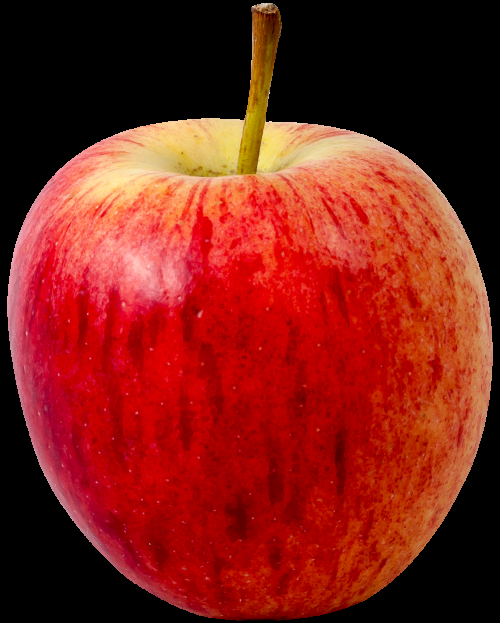
#> input picture apple2.png, 500 x 623 px
$ python opencvtest.py
#> lines starting #> are read from the running program, lines starting #| are printed output that depends on the picture; after the words box and inside, x2 and y2 are one past the last pixel; in counts of white or black regions, pixels touching at a corner belong together
import cv2
import colorsys

class Chunk:
    def __init__(self, position, color):
        self.position = position
        self.y = position[0]
        self.x = position[1]
        self.color = color

def showImg(img):
    cv2.imshow("Test", img)
    cv2.waitKey(0)
    cv2.destroyAllWindows()

def drawRow(img, unitSize, row, height):
    y = unitSize * row
    cv2.line(img, (y, 0), (y, height), (255,255,255))

def drawCol(img, unitSize, col, width):
    x = unitSize * col
    cv2.line(img, (0, x), (width, x), (255,255,255))

def debugDraw(mosaicWidth, mosaicHeight):
    for i in range(mosaicWidth):
        drawRow(resized, mosaicUnitSize, i, resizeHeight)

    for i in range(mosaicHeight):
        drawCol(resized, mosaicUnitSize, i, resizeWidth)
    return resized

def getUnit(img, unitSize, r, c):
    x1 = c * unitSize
    x2 = x1 + unitSize
    y1 = r * unitSize
    y2 = y1 + unitSize
    unit = img[x1:x2, y1:y2]
    return unit

def averageColor(img):
    h = img.shape[0]
    w = img.shape[1]
    avgRed = 0
    avgGreen = 0
    avgBlue = 0

    for i in range(h):
        for j in range(w):
            avgRed += img[i,j][0]
            avgGreen += img[i,j][1]
            avgBlue += img[i,j][2]

    avgRed /= h*w
    avgGreen /= h*w
    avgBlue /= h*w

    return [avgRed, avgGreen, avgBlue]

try:
    img = cv2.imread("apple2.png", cv2.IMREAD_COLOR)
#> img is the input picture: shape (623, 500, 3); mean B, G, R 22.9, 31.8, 125.6
except:
    print("Can't find that file")
    exit()

mosaicUnitSize = 70

height = img.shape[0]
#> height = 623
width = img.shape[1]
#> width = 500

resizeHeight = height - height%mosaicUnitSize
#> resizeHeight = 560
resizeWidth = width - width%mosaicUnitSize
#> resizeWidth = 490

mosaicHeight = resizeHeight // mosaicUnitSize
#> mosaicHeight = 8
mosaicWidth = resizeWidth // mosaicUnitSize
#> mosaicWidth = 7

print(resizeHeight)
#| 560
print(resizeWidth)
#| 490

print(mosaicHeight)
#| 8
print(mosaicWidth)
#| 7

resized = cv2.resize(img, (resizeWidth, resizeHeight), interpolation=cv2.INTER_LINEAR)
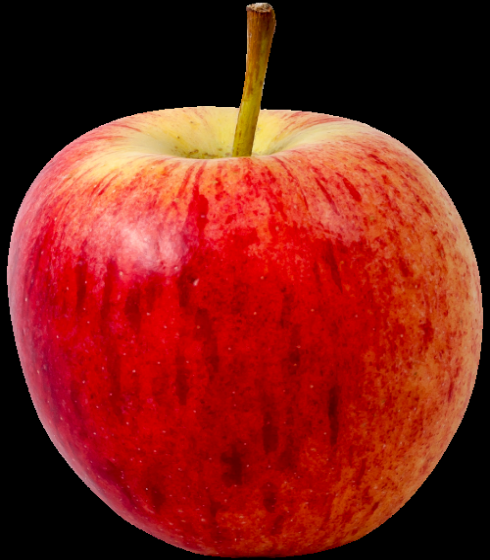
#> resized: shape (560, 490, 3); mean B, G, R 22.8, 31.7, 125.5

colorMap = []

for i in range(mosaicHeight):
    for j in range(mosaicWidth):
        try:
            unit = getUnit(img, mosaicUnitSize, j, i)
            colRGB = averageColor(unit)
            colHSV = colorsys.rgb_to_hsv(colRGB[0], colRGB[1], colRGB[2])
            print(colHSV[0])
            colorMap.append(Chunk((i,j), colHSV))
        except:
            print("Image size is 0!", j, i)
#> this loop made 8 passes
#> pass 1, in getUnit (call 4), `unit = img[x1:x2, y1:y2]`:
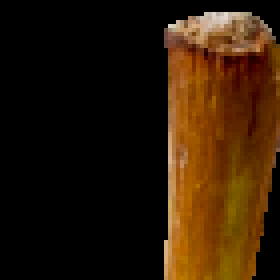
#> unit: shape (70, 70, 3) (shown 4 times larger); mean B, G, R 6.5, 26.1, 45.9
#> pass 1, in getUnit (call 5), `unit = img[x1:x2, y1:y2]`:
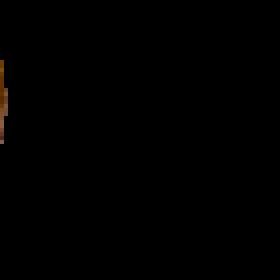
#> unit: shape (70, 70, 3) (shown 4 times larger); mean B, G, R 0.2, 0.4, 0.6
#> pass 2, in getUnit (call 9), `unit = img[x1:x2, y1:y2]`:
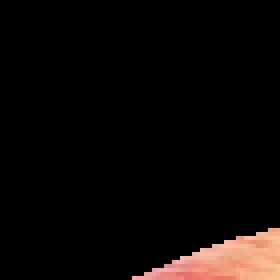
#> unit: shape (70, 70, 3) (shown 4 times larger); mean B, G, R 7.8, 9.3, 13.7
#> after the loop:
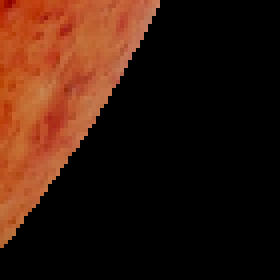
#> unit: shape (70, 70, 3) (shown 4 times larger); mean B, G, R 13.2, 25.3, 53.5
showImg(debugDraw(mosaicWidth, mosaicHeight))
#> after the loop in debugDraw, `for i in range(mosaicWidth):`:
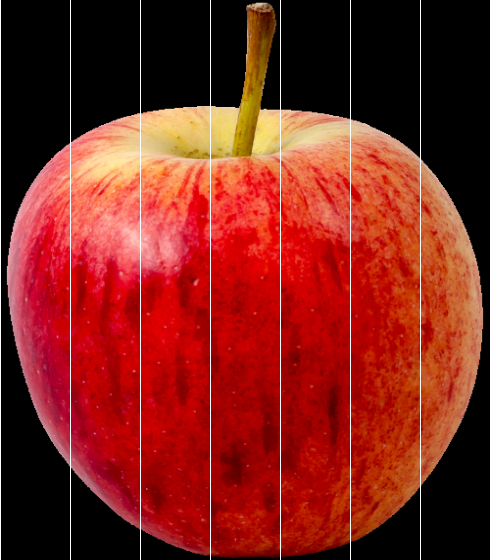
#> resized: shape (560, 490, 3); 1.43% of pixels changed, all inside (x1, y1, x2, y2) = (0, 0, 421, 560)
#> after the loop in debugDraw, `for i in range(mosaicHeight):`:
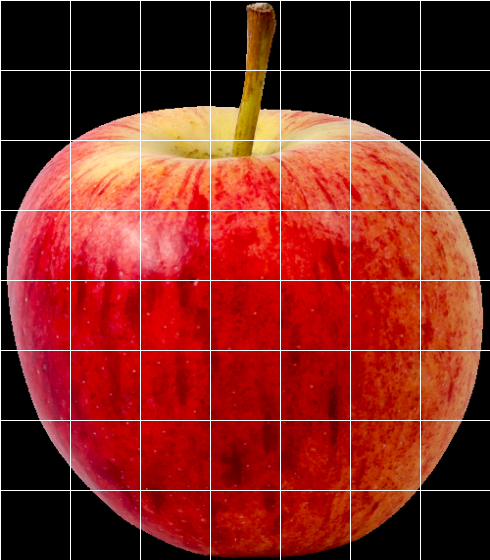
#> resized: shape (560, 490, 3); 1.41% of pixels changed, all inside (x1, y1, x2, y2) = (1, 0, 490, 491)
